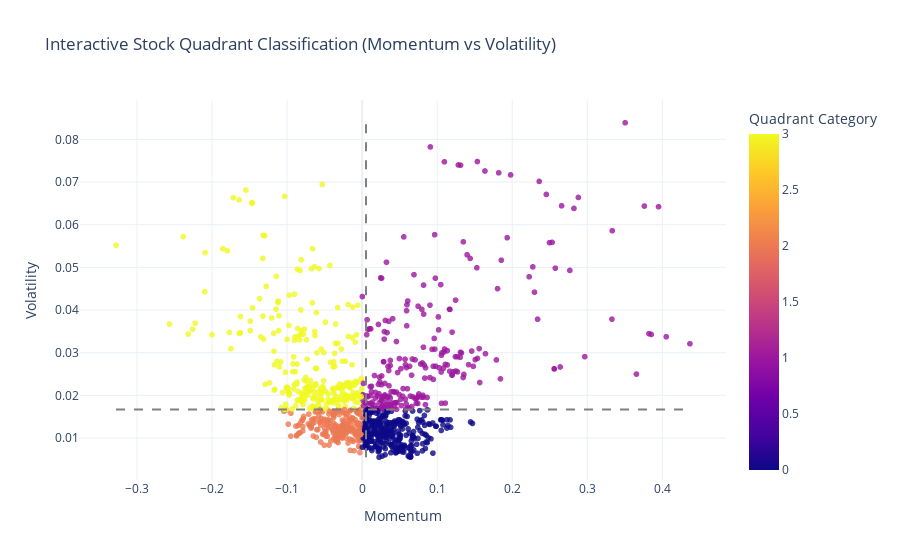

Source (notebook cell):
### Code cell
import plotly.express as px

# Optional: Sample to reduce overcrowding
# df_sample = df_features.sample(500)

fig = px.scatter(
    df_features,
    x="Momentum",
    y="Volatility",
    color="Quadrant",
    hover_data=["Ticker", "Momentum", "Volatility"],
    title="Interactive Stock Quadrant Classification (Momentum vs Volatility)",
    color_discrete_sequence=px.colors.qualitative.Set2,
    labels={"Quadrant": "Quadrant Category"},
    opacity=0.8
)

# Add median lines
momentum_median = df_features["Momentum"].median()
volatility_median = df_features["Volatility"].median()

fig.add_shape(type="line", x0=momentum_median, x1=momentum_median,
              y0=df_features["Volatility"].min(), y1=df_features["Volatility"].max(),
              line=dict(color="gray", dash="dash"))
fig.add_shape(type="line", x0=df_features["Momentum"].min(), x1=df_features["Momentum"].max(),
              y0=volatility_median, y1=volatility_median,
              line=dict(color="gray", dash="dash"))

fig.update_layout(
    xaxis_title="Momentum",
    yaxis_title="Volatility",
    legend_title="Quadrant",
    template="plotly_white"
)

fig.show()

### Figure 1 — Plotly figure (JSON) as saved in the notebook; plotly's stock layout.template omitted (floating-point values rounded to 4 significant figures; data arrays with more than 128 entries replaced by an {"elided": "..."} marker saying what was removed)
{"data": [{"customdata": {"elided": "1010x1 str values"}, "hovertemplate": "Momentum=%{x}<br>Volatility=%{y}<br>Ticker=%{customdata[0]}<br>Quadrant Category=%{marker.color}<extra></extra>", "legendgroup": "", "marker": {"color": {"elided": "1010 int values"}, "coloraxis": "coloraxis", "opacity": 0.8, "symbol": "circle"}, "mode": "markers", "name": "", "showlegend": false, "type": "scattergl", "x": {"elided": "1010 float values"}, "xaxis": "x", "y": {"elided": "1010 float values"}, "yaxis": "y"}], "layout": {"coloraxis": {"colorbar": {"title": {"text": "Quadrant Category"}}, "colorscale": [[0, "#0d0887"], [0.1111, "#46039f"], [0.2222, "#7201a8"], [0.3333, "#9c179e"], [0.4444, "#bd3786"], [0.5556, "#d8576b"], [0.6667, "#ed7953"], [0.7778, "#fb9f3a"], [0.8889, "#fdca26"], [1, "#f0f921"]]}, "legend": {"title": {"text": "Quadrant"}, "tracegroupgap": 0}, "shapes": [{"line": {"color": "gray", "dash": "dash"}, "type": "line", "x0": 0.005163, "x1": 0.005163, "y0": 0.005491, "y1": 0.0839}, {"line": {"color": "gray", "dash": "dash"}, "type": "line", "x0": -0.3279, "x1": 0.4368, "y0": 0.0167, "y1": 0.0167}], "title": {"text": "Interactive Stock Quadrant Classification (Momentum vs Volatility)"}, "xaxis": {"anchor": "y", "domain": [0, 1], "title": {"text": "Momentum"}}, "yaxis": {"anchor": "x", "domain": [0, 1], "title": {"text": "Volatility"}}}}
